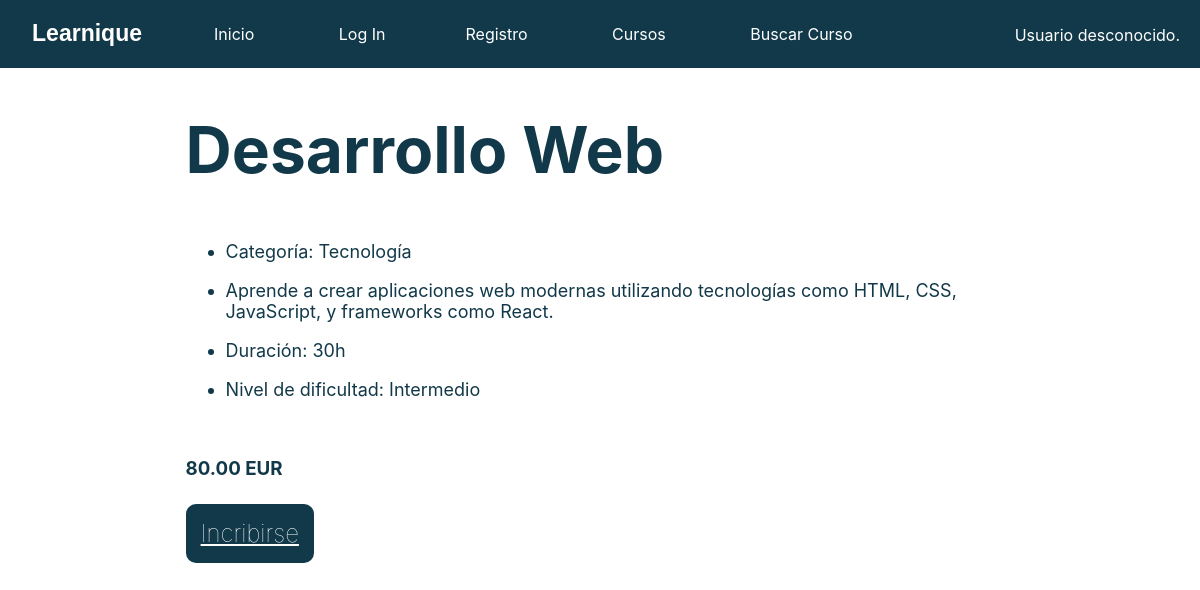
The page /curso.php?nombre_curso=Desarrollo Web on the database as committed earlier.
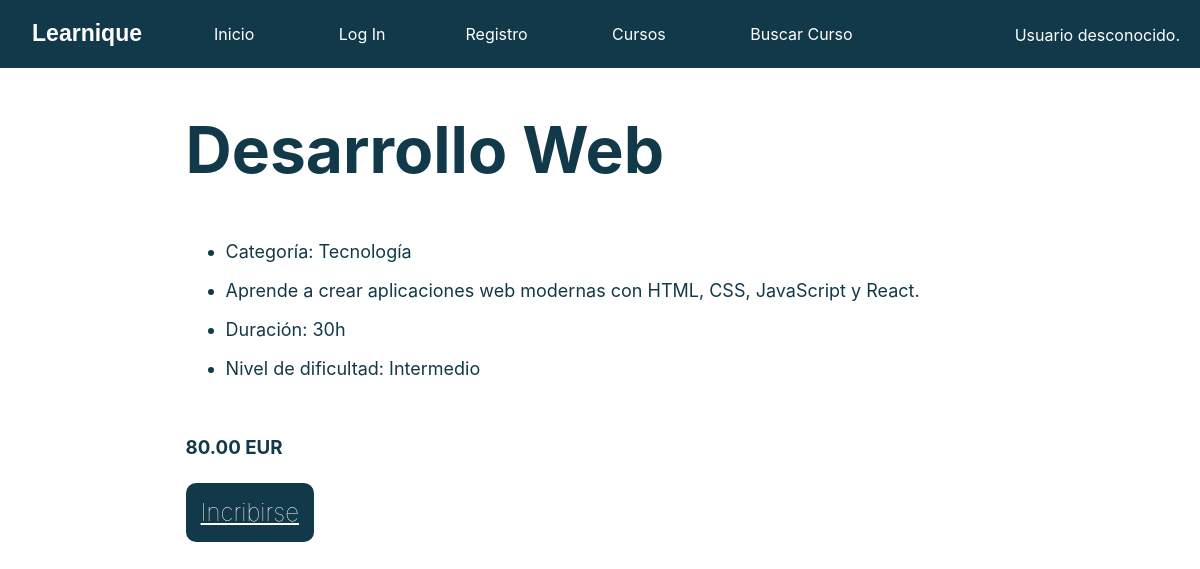
The same page on the database as committed later.
### tables this page shows
CREATE TABLE IF NOT EXISTS Curso (
    nombre_curso VARCHAR(100),
    descripcion TEXT NOT NULL,
    profesor_id INT,
    fecha_creacion TIMESTAMP NOT NULL,
    duracion VARCHAR(50) NOT NULL,
    nivel_dificultad ENUM('Principiante', 'Intermedio', 'Avanzado') NOT NULL,
    categoria VARCHAR(100) NOT NULL,
    requisitos_previos TEXT,
    precio DECIMAL(10, 2),
    estado_curso ENUM('Activo', 'Inactivo', 'En desarrollo') NOT NULL,
    PRIMARY KEY (nombre_curso),
    FOREIGN KEY (profesor_id) REFERENCES Profesor(id)
);

### includes/Curso.php (called while the page is built, shortened)
<?php
class Curso {
    private $precio;
    private $nombre_curso;
    private $descripcion;
    private $duracion;
    private $categoria;
    private $nivel_dificultad;
    public function __construct($nombre, $precio, $descripcion, $duracion, $categoria, $nivel_dificultad) {
        $this->nombre_curso = $nombre;
        $this->precio = $precio;
        $this->descripcion = $descripcion;
        $this->duracion = $duracion;
        $this->categoria = $categoria;
        $this->nivel_dificultad = $nivel_dificultad;
    }
    public function getNombre() {
        return $this->nombre_curso;
    }
    public function getPrecio() {
        return $this->precio;
    }
    public function getDescripcion() {
        return $this->descripcion;
    }
    public function getCategoria() {
        return $this->categoria;
    }
    public function getDuracion() {
        return $this->duracion;
    }
    public function getNivelDificultad() {
        return $this->nivel_dificultad;
    }
}

### curso.php (the view, shortened to what this page needs)
<?php
require_once __DIR__.'/includes/Curso.php';
if (isset($_GET['nombre_curso'])) {
    $nombre_curso = $_GET['nombre_curso'];
    $conn = Aplicacion::getInstance()->getConexionBd();
    $query = "SELECT * FROM Curso WHERE nombre_curso = '$nombre_curso'";
    $result = $conn->query($query);
    if ($result && $result->num_rows > 0) {
        $row = $result->fetch_assoc();
        $curso = new Curso(
            $row['nombre_curso'],
            $row['precio'],
            $row['descripcion'],
            $row['duracion'],
            $row['categoria'],
            $row['nivel_dificultad']
        );
        $contenidoPrincipal = <<<EOS
        <div id=contenedor_vista_curso>
        <h1> {$curso->getNombre()} </h1>
        <ul>
        <li><p> Categoría: {$curso->getCategoria()} </p></li>
        <li><p> {$curso->getDescripcion()} </p></li>
        <li><p> Duración: {$curso->getDuracion()} </p></li>
        <li><p> Nivel de dificultad: {$curso->getNivelDificultad()} </p></li>
        </ul><br>
        <h3> {$curso->getPrecio()} EUR </h3><br>
        <a href='inscripcion.php?nombre_curso={$curso->getNombre()}' class='button-curso'>Incribirse</a>
        </div>
        EOS;
    } else {
        $contenidoPrincipal = '<p>Curso no encontrado.</p>';
    }
} else {
    header('Location: index.php');
    exit();
}
include 'includes/vistas/plantillas/plantilla.php';
?>

Rows that differ between the two databases and show on the page:
changed curso "Desarrollo Web": descripcion "Aprende a crear aplicaciones web modernas utilizando tecnologías como HTML, CSS, JavaScript, y frameworks como React." → "Aprende a crear aplicaciones web modernas con HTML, CSS, JavaScript y React."
